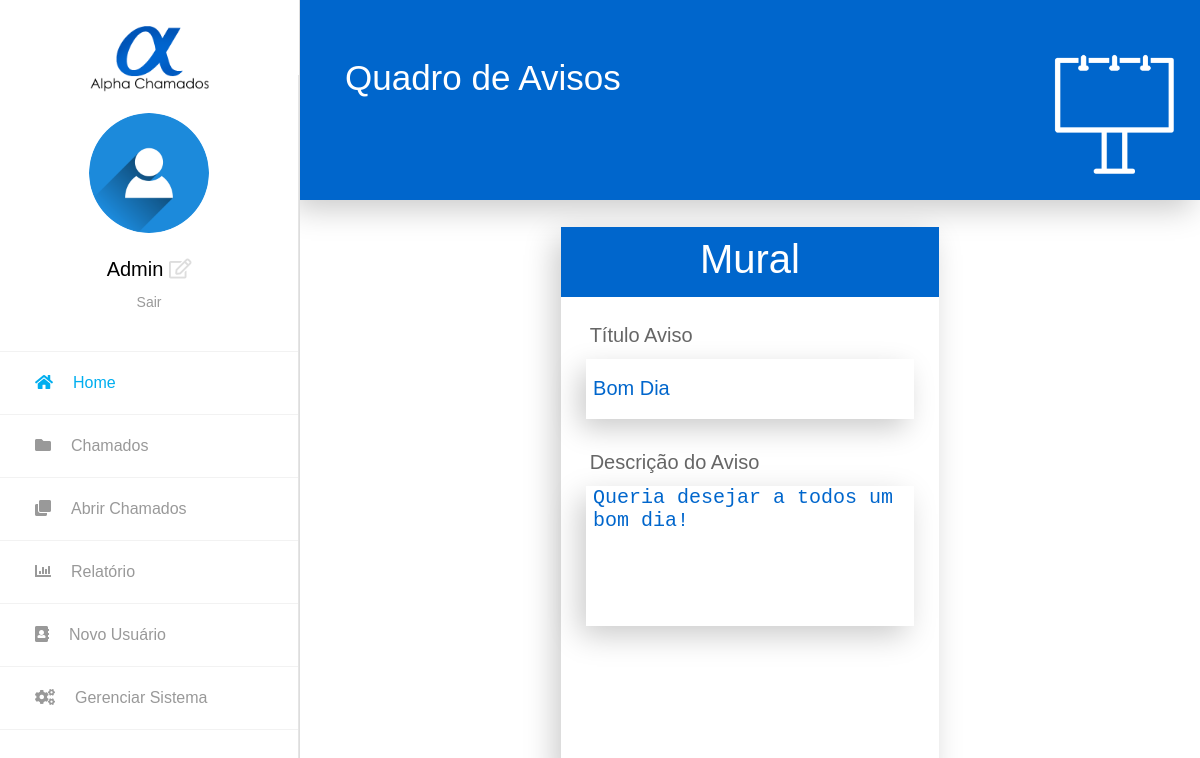
Page /home.php (signed in) on the committed database.
### tables this page shows
CREATE TABLE IF NOT EXISTS `mural_avisos` (
  `id_aviso` int(11) NOT NULL AUTO_INCREMENT,
  `nome_aviso` varchar(25) NOT NULL,
  `desc_aviso` text NOT NULL,
  PRIMARY KEY (`id_aviso`),
  UNIQUE KEY `nome_aviso` (`nome_aviso`)
);

### home.php (the view, shortened to what this page needs)
<?php
require_once "php/conexao.php";
$logado = $_SESSION['login'];
$nivel = $_SESSION['nivel'];
if (isset($_SESSION['login'])) {
	?>
	<!DOCTYPE html>
	<html lang="pt-br">
	<head>
		<?php require_once "head.php";?>
	</head>
	<body class="animsition">
		<div class="page-wrapper">
			<aside class="menu-sidebar2">
				<div class="logo">
					<img src = "imagens/logo.png"/>
				</div>
				<div class="menu-sidebar2__content js-scrollbar1">
					<div class="account2">
						<div class="image img-cir img-120">
							<img src="imagens/usuario.png" alt="" />
						</div>
						<div class = "box-name name"><?php echo "$logado";?> <a class="js-arrow " href="alteraruser.php"><i class="far fa-edit"></i></a></div>
						<a href="php/quebra_sessao.php">Sair</a>
					</div>
					<nav class="navbar-sidebar2">
						<ul class="list-unstyled navbar__list">
							<li class="active has-sub">
								<a class="js-arrow" href="#">
									<i class="fa fa-home"></i>Home
								</a>
							</li>
							<?php
							if($nivel == 1 || $nivel == 2){?>
								<li class = "has-sub">
									<a href="index.php">
										<i class="fas fa-folder"></i>Chamados
									</a>
								</li>
							<?php } ?>
							<li>
								<a href = "abrirchamados.php">
									<i class="fas fa-clone"></i>Abrir Chamados
								</a>
							</li>
							<?php
							if($nivel == 1){?>
								<li class="has-sub">
									<a class="js-arrow" href="relatorio.php">
										<i class="fas fa-chart-bar"></i>Relatório
									</a>
								</li>
								<li class="has-sub">
									<a class="js-arrow" href="novousuario.php">
										<i class="fa fa-address-book"></i>Novo Usuário
									</a>
								</li>
								<li class="has-sub">
									<a class="js-arrow" href="gerenciarusuarios.php">
										<i class="fa fa-cogs"></i>Gerenciar Sistema
									</a>
								</li>
							<?php } ?>
						</ul>
					</nav>
				</div>
			</aside>
			<div class = "page-container2">
				<div class = "title-pag-mural corB">
					<p>Quadro de Avisos</p>
					<p><img src = "imagens/quadro.png" width = "130px" height = "130"/></p>
				</div>
				<div class = "box-mural">
					<div class = "title-mural corB">
						<p>Mural</p>
					</div>
					<div class = "box-form-mural">
						<form action = "" method = "">
							<div class = "box-input-mural">
								<label>Título Aviso</label>
								<?php
								$aviso = "SELECT * FROM mural_avisos ORDER BY id_aviso DESC";
								$query = mysqli_query($conexao,$aviso);
								$dados= mysqli_fetch_array($query);
								?>
								<input type = "text" readonly = "true" value = "<?php echo $dados['nome_aviso'] ?>"/>
							</div>
							<div class = "box-input-mural">
								<label>Descrição do Aviso</label>
								<textarea name = "desc-aviso" readonly = "true"><?php echo $dados['desc_aviso'] ?></textarea>
							</div>
							<div class = "box-buttons-mural">
							</div>
						</form>
					</div>
				</div>
			</div>
		</div>
	</body>
	</html>
	<?php
}else{
	header("location: login.php");
}
?>

### css/estilo.css (style rules this page uses)
a:link { text-decoration:none; color : #000; }
* { box-sizing : border-box; }
.box-name { border :0px solid black; width : 50%; margin-top : 3%; text-align : center; font-size : 20px; color : #000; }
.box-name a { text-decoration:none; color : #ddd; }
.title-pag-mural { border : 0px solid black; width : 100%; height : 200px; position : relative; -webkit-box-shadow: -7px 10px 29px -1px rgba(0,0,0,0.21); -moz-box-shadow: -7px 10px 29px -1px rgba(0,0,0,0.21); box-shadow: -7px 10px 29px -1px rgba(0,0,0,0.21); }
.title-pag-mural p { border : 0px solid black; width : 50%; height : 100px; color : #fff; font-size : 35px; float : left; margin : 50px 0 0 0; padding-left : 5%; }
.title-pag-mural img { float : right; margin-right : 5%; }
.box-mural { border : 0px solid black; width : 42%; height : 550px; float : left; position : relative; -webkit-box-shadow: -7px 10px 29px -1px rgba(0,0,0,0.21); -moz-box-shadow: -7px 10px 29px -1px rgba(0,0,0,0.21); box-shadow: -7px 10px 29px -1px rgba(0,0,0,0.21); margin : 3% 29% 2% 29%; }
.title-mural { border : 0px solid black; width : 100%; height : 70px; float : left; }
.title-mural p { color : #fff; font-size : 40px; text-align : center; width : 100%; height : 70px; border : 0px solid black; float : left; }
.box-form-mural { border: 0px solid black; width : 94%; height : 440px; margin : 4% 3% 3% 3%; float : left; }
.box-input-mural { border : 0px solid black; width : 96%; margin : 2%; height : 120px; }
.box-input-mural label { border : 0px solid black; padding : 1% 1% 0 2%; margin : 1%; font-size : 20px; }
.box-input-mural input { border : 0px solid black; width : 96%; margin : 2%; height : 60px; -webkit-box-shadow: -7px 10px 29px -1px rgba(0,0,0,0.21); -moz-box-shadow: -7px 10px 29px -1px rgba(0,0,0,0.21); box-shadow: -7px 10px 29px -1px rgba(0,0,0,0.21); color : #0066cc; font-size : 20px; padding-left : 2%; padding-right : 2%; }
.box-input-mural textarea { border : 0px solid black; max-width : 96%; width : 96%; margin : 2%; max-height : 140px; height : 140px; -webkit-box-shadow: -7px 10px 29px -1px rgba(0,0,0,0.21); -moz-box-shadow: -7px 10px 29px -1px rgba(0,0,0,0.21); box-shadow: -7px 10px 29px -1px rgba(0,0,0,0.21); resize: none; color : #0066cc; font-size : 20px; padding-left : 2%; padding-right : 2%; }
.box-buttons-mural { border : 0px solid black; width : 94%; margin : 15% 3% 2% 3%; height : 60px; float : left; }
.corB { background-color : #0066CC; }

### rows in the picture
mural_avisos: nome_aviso "Bom Dia", desc-aviso "Queria desejar a todos um bom dia!"

### other values in the picture
$logado "Admin"
